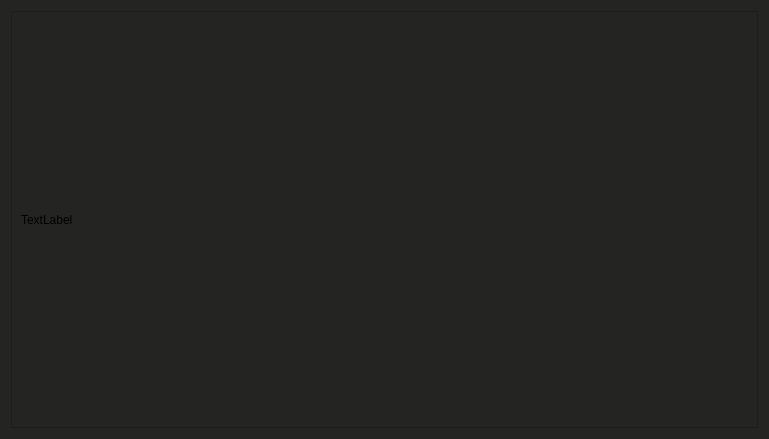
<?xml version="1.0" encoding="UTF-8"?>
<ui version="4.0">
 <class>accounts_list</class>
 <widget class="QWidget" name="accounts_list">
  <property name="geometry">
   <rect>
    <x>0</x>
    <y>0</y>
    <width>769</width>
    <height>439</height>
   </rect>
  </property>
  <property name="windowTitle">
   <string>Form</string>
  </property>
  <property name="styleSheet">
   <string notr="true">background-color: rgb(36, 36, 35);</string>
  </property>
  <layout class="QVBoxLayout" name="verticalLayout">
   <item>
    <widget class="QScrollArea" name="accounts_list_scroll">
     <property name="widgetResizable">
      <bool>true</bool>
     </property>
     <widget class="QWidget" name="account_list_contaienr">
      <property name="geometry">
       <rect>
        <x>0</x>
        <y>0</y>
        <width>753</width>
        <height>423</height>
       </rect>
      </property>
      <layout class="QVBoxLayout" name="verticalLayout_2">
       <item>
        <widget class="QLabel" name="trash">
         <property name="text">
          <string>TextLabel</string>
         </property>
        </widget>
       </item>
      </layout>
     </widget>
    </widget>
   </item>
  </layout>
 </widget>
 <resources/>
 <connections/>
</ui>
